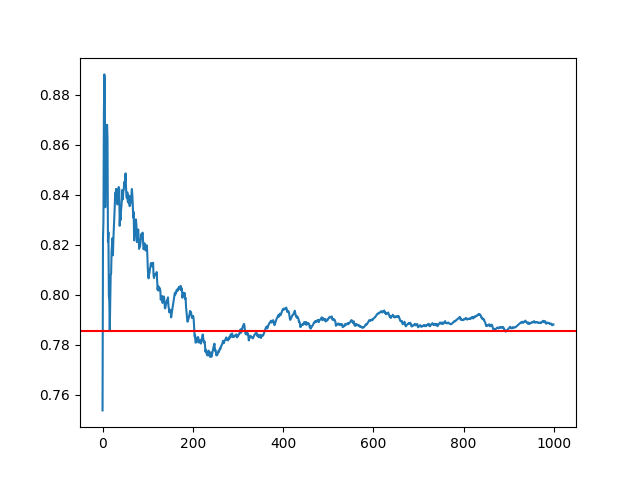

The script that saved this image:
import jax
import jax.numpy as jnp

import matplotlib.pyplot as plt
import numpy as np


n = 1000
estimate_pi_history = []
key = jax.random.PRNGKey(0)
key, *subkeys = jax.random.split(key, n+1)
s = 0
for i in range(n):
    x = jax.random.uniform(subkeys[i])
    y = jnp.sqrt(1 - x**2)
    s += y
    estimate_pi_history.append(s / (i+1))

plt.plot(estimate_pi_history)
true = np.pi / 4
plt.axhline(true, color='r')
plt.savefig('pi_integral.png')
plt.show()


